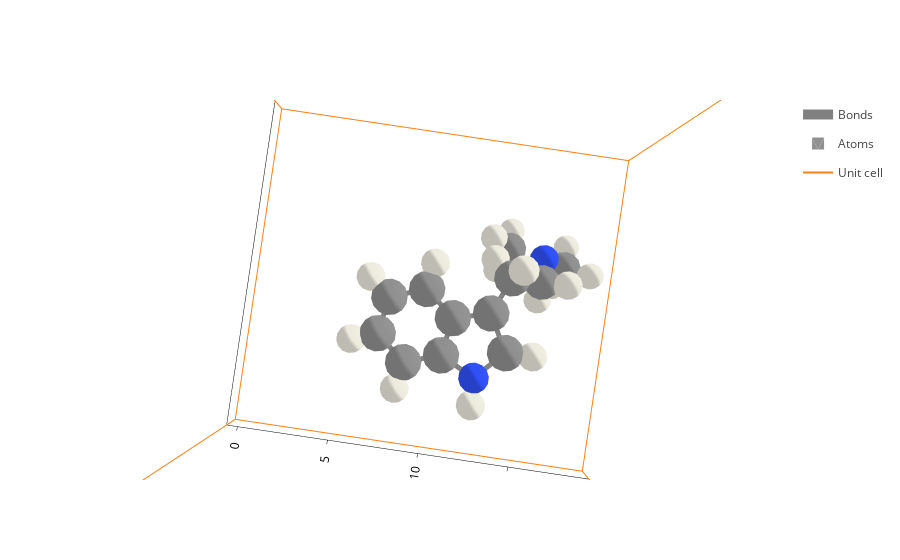

The notebook cell this image was saved under:
### Code cell
bufo_centered.plot()

### Figure 1 — Plotly figure (JSON) as saved in the notebook; plotly's stock layout.template omitted (floating-point values rounded to 4 significant figures; data arrays with more than 128 entries replaced by an {"elided": "..."} marker saying what was removed)
{"data": [{"line": {"color": "gray", "width": 10}, "meta": {}, "mode": "lines", "name": "Bonds", "opacity": 1, "type": "scatter3d", "x": {"elided": "609 float values"}, "y": {"elided": "609 float values"}, "z": {"elided": "609 float values"}}, {"alphahull": 0, "color": "#909090", "hovertemplate": "%{meta.position}", "legendgroup": "Atoms", "meta": {"meta": {"Atoms_i": 0}, "position": "(8.99, 11.71, 8.00)"}, "name": "Atoms", "opacity": 1, "showlegend": true, "showscale": false, "type": "mesh3d", "x": {"elided": "225 float values"}, "y": {"elided": "225 float values"}, "z": {"elided": "225 float values"}}, {"alphahull": 0, "color": "#909090", "hovertemplate": "%{meta.position}", "legendgroup": "Atoms", "meta": {"meta": {"Atoms_i": 1}, "position": "(10.34, 12.43, 8.00)"}, "name": "Atoms", "opacity": 1, "showlegend": false, "showscale": false, "type": "mesh3d", "x": {"elided": "225 float values"}, "y": {"elided": "225 float values"}, "z": {"elided": "225 float values"}}, {"alphahull": 0, "color": "#3050F8", "hovertemplate": "%{meta.position}", "legendgroup": "Atoms", "meta": {"meta": {"Atoms_i": 2}, "position": "(11.41, 11.43, 8.02)"}, "name": "Atoms", "opacity": 1, "showlegend": false, "showscale": false, "type": "mesh3d", "x": {"elided": "225 float values"}, "y": {"elided": "225 float values"}, "z": {"elided": "225 float values"}}, {"alphahull": 0, "color": "#909090", "hovertemplate": "%{meta.position}", "legendgroup": "Atoms", "meta": {"meta": {"Atoms_i": 3}, "position": "(11.22, 8.81, 7.99)"}, "name": "Atoms", "opacity": 1, "showlegend": false, "showscale": false, "type": "mesh3d", "x": {"elided": "225 float values"}, "y": {"elided": "225 float values"}, "z": {"elided": "225 float values"}}, {"alphahull": 0, "color": "#909090", "hovertemplate": "%{meta.position}", "legendgroup": "Atoms", "meta": {"meta": {"Atoms_i": 4}, "position": "(10.32, 7.73, 7.99)"}, "name": "Atoms", "opacity": 1, "showlegend": false, "showscale": false, "type": "mesh3d", "x": {"elided": "225 float values"}, "y": {"elided": "225 float values"}, "z": {"elided": "225 float values"}}, {"alphahull": 0, "color": "#909090", "hovertemplate": "%{meta.position}", "legendgroup": "Atoms", "meta": {"meta": {"Atoms_i": 5}, "position": "(8.94, 7.96, 7.99)"}, "name": "Atoms", "opacity": 1, "showlegend": false, "showscale": false, "type": "mesh3d", "x": {"elided": "225 float values"}, "y": {"elided": "225 float values"}, "z": {"elided": "225 float values"}}, {"alphahull": 0, "color": "#909090", "hovertemplate": "%{meta.position}", "legendgroup": "Atoms", "meta": {"meta": {"Atoms_i": 6}, "position": "(8.46, 9.28, 8.00)"}, "name": "Atoms", "opacity": 1, "showlegend": false, "showscale": false, "type": "mesh3d", "x": {"elided": "225 float values"}, "y": {"elided": "225 float values"}, "z": {"elided": "225 float values"}}, {"alphahull": 0, "color": "#909090", "hovertemplate": "%{meta.position}", "legendgroup": "Atoms", "meta": {"meta": {"Atoms_i": 7}, "position": "(9.37, 10.36, 8.00)"}, "name": "Atoms", "opacity": 1, "showlegend": false, "showscale": false, "type": "mesh3d", "x": {"elided": "225 float values"}, "y": {"elided": "225 float values"}, "z": {"elided": "225 float values"}}, {"alphahull": 0, "color": "#909090", "hovertemplate": "%{meta.position}", "legendgroup": "Atoms", "meta": {"meta": {"Atoms_i": 8}, "position": "(10.77, 10.13, 8.00)"}, "name": "Atoms", "opacity": 1, "showlegend": false, "showscale": false, "type": "mesh3d", "x": {"elided": "225 float values"}, "y": {"elided": "225 float values"}, "z": {"elided": "225 float values"}}, {"alphahull": 0, "color": "#909090", "hovertemplate": "%{meta.position}", "legendgroup": "Atoms", "meta": {"meta": {"Atoms_i": 9}, "position": "(7.61, 12.30, 8.01)"}, "name": "Atoms", "opacity": 1, "showlegend": false, "showscale": false, "type": "mesh3d", "x": {"elided": "225 float values"}, "y": {"elided": "225 float values"}, "z": {"elided": "225 float values"}}, {"alphahull": 0, "color": "#EDEADE", "hovertemplate": "%{meta.position}", "legendgroup": "Atoms", "meta": {"meta": {"Atoms_i": 10}, "position": "(10.34, 13.43, 8.01)"}, "name": "Atoms", "opacity": 1, "showlegend": false, "showscale": false, "type": "mesh3d", "x": {"elided": "225 float values"}, "y": {"elided": "225 float values"}, "z": {"elided": "225 float values"}}, {"alphahull": 0, "color": "#EDEADE", "hovertemplate": "%{meta.position}", "legendgroup": "Atoms", "meta": {"meta": {"Atoms_i": 11}, "position": "(12.41, 11.45, 8.04)"}, "name": "Atoms", "opacity": 1, "showlegend": false, "showscale": false, "type": "mesh3d", "x": {"elided": "225 float values"}, "y": {"elided": "225 float values"}, "z": {"elided": "225 float values"}}, {"alphahull": 0, "color": "#EDEADE", "hovertemplate": "%{meta.position}", "legendgroup": "Atoms", "meta": {"meta": {"Atoms_i": 12}, "position": "(7.47, 9.44, 8.00)"}, "name": "Atoms", "opacity": 1, "showlegend": false, "showscale": false, "type": "mesh3d", "x": {"elided": "225 float values"}, "y": {"elided": "225 float values"}, "z": {"elided": "225 float values"}}, {"alphahull": 0, "color": "#EDEADE", "hovertemplate": "%{meta.position}", "legendgroup": "Atoms", "meta": {"meta": {"Atoms_i": 13}, "position": "(8.30, 7.19, 8.00)"}, "name": "Atoms", "opacity": 1, "showlegend": false, "showscale": false, "type": "mesh3d", "x": {"elided": "225 float values"}, "y": {"elided": "225 float values"}, "z": {"elided": "225 float values"}}, {"alphahull": 0, "color": "#EDEADE", "hovertemplate": "%{meta.position}", "legendgroup": "Atoms", "meta": {"meta": {"Atoms_i": 14}, "position": "(10.65, 6.79, 7.97)"}, "name": "Atoms", "opacity": 1, "showlegend": false, "showscale": false, "type": "mesh3d", "x": {"elided": "225 float values"}, "y": {"elided": "225 float values"}, "z": {"elided": "225 float values"}}, {"alphahull": 0, "color": "#EDEADE", "hovertemplate": "%{meta.position}", "legendgroup": "Atoms", "meta": {"meta": {"Atoms_i": 15}, "position": "(12.21, 8.62, 7.99)"}, "name": "Atoms", "opacity": 1, "showlegend": false, "showscale": false, "type": "mesh3d", "x": {"elided": "225 float values"}, "y": {"elided": "225 float values"}, "z": {"elided": "225 float values"}}, {"alphahull": 0, "color": "#909090", "hovertemplate": "%{meta.position}", "legendgroup": "Atoms", "meta": {"meta": {"Atoms_i": 16}, "position": "(6.33, 12.35, 5.95)"}, "name": "Atoms", "opacity": 1, "showlegend": false, "showscale": false, "type": "mesh3d", "x": {"elided": "225 float values"}, "y": {"elided": "225 float values"}, "z": {"elided": "225 float values"}}, {"alphahull": 0, "color": "#909090", "hovertemplate": "%{meta.position}", "legendgroup": "Atoms", "meta": {"meta": {"Atoms_i": 17}, "position": "(7.56, 13.57, 7.21)"}, "name": "Atoms", "opacity": 1, "showlegend": false, "showscale": false, "type": "mesh3d", "x": {"elided": "225 float values"}, "y": {"elided": "225 float values"}, "z": {"elided": "225 float values"}}, {"alphahull": 0, "color": "#909090", "hovertemplate": "%{meta.position}", "legendgroup": "Atoms", "meta": {"meta": {"Atoms_i": 18}, "position": "(6.75, 14.75, 5.62)"}, "name": "Atoms", "opacity": 1, "showlegend": false, "showscale": false, "type": "mesh3d", "x": {"elided": "225 float values"}, "y": {"elided": "225 float values"}, "z": {"elided": "225 float values"}}, {"alphahull": 0, "color": "#3050F8", "hovertemplate": "%{meta.position}", "legendgroup": "Atoms", "meta": {"meta": {"Atoms_i": 19}, "position": "(6.61, 13.65, 6.64)"}, "name": "Atoms", "opacity": 1, "showlegend": false, "showscale": false, "type": "mesh3d", "x": {"elided": "225 float values"}, "y": {"elided": "225 float values"}, "z": {"elided": "225 float values"}}, {"alphahull": 0, "color": "#EDEADE", "hovertemplate": "%{meta.position}", "legendgroup": "Atoms", "meta": {"meta": {"Atoms_i": 20}, "position": "(6.07, 11.58, 6.70)"}, "name": "Atoms", "opacity": 1, "showlegend": false, "showscale": false, "type": "mesh3d", "x": {"elided": "225 float values"}, "y": {"elided": "225 float values"}, "z": {"elided": "225 float values"}}, {"alphahull": 0, "color": "#EDEADE", "hovertemplate": "%{meta.position}", "legendgroup": "Atoms", "meta": {"meta": {"Atoms_i": 21}, "position": "(5.48, 12.44, 5.24)"}, "name": "Atoms", "opacity": 1, "showlegend": false, "showscale": false, "type": "mesh3d", "x": {"elided": "225 float values"}, "y": {"elided": "225 float values"}, "z": {"elided": "225 float values"}}, {"alphahull": 0, "color": "#EDEADE", "hovertemplate": "%{meta.position}", "legendgroup": "Atoms", "meta": {"meta": {"Atoms_i": 22}, "position": "(7.22, 11.99, 5.39)"}, "name": "Atoms", "opacity": 1, "showlegend": false, "showscale": false, "type": "mesh3d", "x": {"elided": "225 float values"}, "y": {"elided": "225 float values"}, "z": {"elided": "225 float values"}}, {"alphahull": 0, "color": "#EDEADE", "hovertemplate": "%{meta.position}", "legendgroup": "Atoms", "meta": {"meta": {"Atoms_i": 23}, "position": "(6.97, 15.71, 6.14)"}, "name": "Atoms", "opacity": 1, "showlegend": false, "showscale": false, "type": "mesh3d", "x": {"elided": "225 float values"}, "y": {"elided": "225 float values"}, "z": {"elided": "225 float values"}}, {"alphahull": 0, "color": "#EDEADE", "hovertemplate": "%{meta.position}", "legendgroup": "Atoms", "meta": {"meta": {"Atoms_i": 24}, "position": "(7.58, 14.54, 4.92)"}, "name": "Atoms", "opacity": 1, "showlegend": false, "showscale": false, "type": "mesh3d", "x": {"elided": "225 float values"}, "y": {"elided": "225 float values"}, "z": {"elided": "225 float values"}}, {"alphahull": 0, "color": "#EDEADE", "hovertemplate": "%{meta.position}", "legendgroup": "Atoms", "meta": {"meta": {"Atoms_i": 25}, "position": "(5.81, 14.89, 5.04)"}, "name": "Atoms", "opacity": 1, "showlegend": false, "showscale": false, "type": "mesh3d", "x": {"elided": "225 float values"}, "y": {"elided": "225 float values"}, "z": {"elided": "225 float values"}}, {"alphahull": 0, "color": "#EDEADE", "hovertemplate": "%{meta.position}", "legendgroup": "Atoms", "meta": {"meta": {"Atoms_i": 26}, "position": "(6.97, 11.64, 7.61)"}, "name": "Atoms", "opacity": 1, "showlegend": false, "showscale": false, "type": "mesh3d", "x": {"elided": "225 float values"}, "y": {"elided": "225 float values"}, "z": {"elided": "225 float values"}}, {"alphahull": 0, "color": "#EDEADE", "hovertemplate": "%{meta.position}", "legendgroup": "Atoms", "meta": {"meta": {"Atoms_i": 27}, "position": "(7.34, 12.49, 8.95)"}, "name": "Atoms", "opacity": 1, "showlegend": false, "showscale": false, "type": "mesh3d", "x": {"elided": "225 float values"}, "y": {"elided": "225 float values"}, "z": {"elided": "225 float values"}}, {"alphahull": 0, "color": "#EDEADE", "hovertemplate": "%{meta.position}", "legendgroup": "Atoms", "meta": {"meta": {"Atoms_i": 28}, "position": "(7.56, 14.41, 7.75)"}, "name": "Atoms", "opacity": 1, "showlegend": false, "showscale": false, "type": "mesh3d", "x": {"elided": "225 float values"}, "y": {"elided": "225 float values"}, "z": {"elided": "225 float values"}}, {"alphahull": 0, "color": "#EDEADE", "hovertemplate": "%{meta.position}", "legendgroup": "Atoms", "meta": {"meta": {"Atoms_i": 29}, "position": "(8.25, 13.64, 6.49)"}, "name": "Atoms", "opacity": 1, "showlegend": false, "showscale": false, "type": "mesh3d", "x": {"elided": "225 float values"}, "y": {"elided": "225 float values"}, "z": {"elided": "225 float values"}}, {"meta": {}, "mode": "lines", "name": "Unit cell", "type": "scatter3d", "x": [0.0, 0.0, 16.93, 16.93, 0.0, 0.0, NaN, 0.0, 0.0, 0.0, 16.93, 16.93, 0.0, NaN, 16.93, 16.93, NaN, 16.93, 16.93], "y": [0.0, 18.92, 18.92, 18.92, 18.92, 18.92, NaN, 18.92, 0.0, 0.0, 0.0, 0.0, 0.0, NaN, 18.92, 0.0, NaN, 18.92, 0.0], "z": [0.0, 0.0, 0.0, 14.03, 14.03, 0.0, NaN, 14.03, 14.03, 0.0, 0.0, 14.03, 14.03, NaN, 0.0, 0.0, NaN, 14.03, 14.03]}], "layout": {"autosize": true, "scene": {"aspectmode": "data", "aspectratio": {"x": 1.026, "y": 1.146, "z": 0.8504}, "camera": {"center": {"x": 0, "y": 0, "z": 0}, "eye": {"x": 6.119e-17, "y": 9.144e-18, "z": 1.01}, "projection": {"type": "perspective"}, "up": {"x": 0, "y": 0, "z": 1}}, "xaxis": {"title": {"text": "X axis [Ang]"}, "type": "linear"}, "yaxis": {"title": {"text": "Y axis [Ang]"}, "type": "linear"}, "zaxis": {"title": {"text": "Z axis [Ang]"}, "type": "linear"}}, "xaxis": {"scaleanchor": "y", "scaleratio": 1, "title": {"text": "X axis [Ang]"}}, "yaxis": {"title": {"text": "Y axis [Ang]"}}}}
